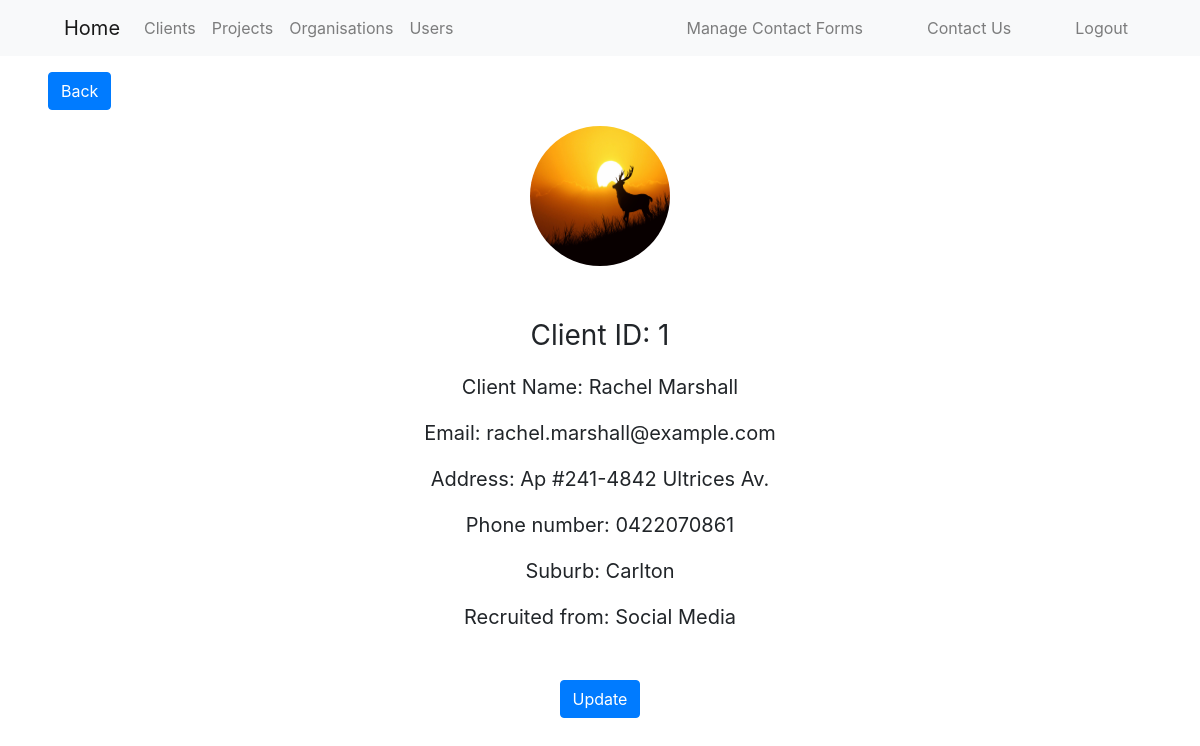
The page /client_pages/view_profile.php?client_id=1 (signed in) on the database its author committed.
### tables this page shows
CREATE TABLE CLIENTS (
    client_id INT PRIMARY KEY AUTO_INCREMENT,
    client_photo_path TEXT NOT NULL,
    first_name VARCHAR(50) NOT NULL,
    surname VARCHAR(50) NOT NULL,
    email VARCHAR(100) UNIQUE NOT NULL,
    address VARCHAR(255),
    phone_number VARCHAR(20),
    suburb VARCHAR(50),
    recruited_from_channel VARCHAR(100)
);

### client_pages/view_profile.php (the view, shortened to what this page needs)
<?php
require_once("../authentication.php");
$queryClients = "SELECT * FROM `clients` WHERE `client_id` = :client_id";
$stmt = $dbh->prepare($queryClients);
$stmt->execute([
    'client_id' => $_GET["client_id"]
]);
?>
<!doctype html>
<html lang="en">
<head>
    <link href="https://cdn.jsdelivr.net/npm/bootstrap@5.3.1/dist/css/bootstrap.min.css" rel="stylesheet">
    <link rel="stylesheet" href="https://maxcdn.bootstrapcdn.com/bootstrap/4.5.2/css/bootstrap.min.css">
</head>
<body>
<div class="mt-3 mb-3 ms-5">
    <a class="btn btn-primary" href="index.php" role="button">Back</a>
</div>
<?php while ($row = $stmt->fetchObject()): ?>
<div class="container text-center mb-5">
    <?php
    $absoluteFilePath = APP_FOLDER_PATH . '/client_profiles/' . $row->client_photo_path;
    $fileUrl = APP_URL_PATH . '/client_profiles/' . $row->client_photo_path;
    if (file_exists($absoluteFilePath)) {
        echo '<img src="' . $fileUrl . '" alt="' . $row->first_name . ' ' . $row->surname . '" class="img-fluid rounded-circle" style="width: 140px; height: 140px;">';
    } else {
        echo '<div class="avatar-placeholder rounded-circle">No Photo</div>';
    }
    ?>
</div>
<div class="text-center mt-5">
    <div class="fs-3">
        <p>Client ID: <?= $row->client_id?></p>
    </div>
    <div class="fs-5">
        <p>Client Name: <?= $row->first_name.' '.$row->surname?></p>
        <p>Email: <?= $row->email?></p>
        <p>Address: <?= $row->address?></p>
        <p>Phone number: <?= $row->phone_number?></p>
        <p>Suburb: <?= $row->suburb?></p>
        <p>Recruited from: <?= $row->recruited_from_channel?></p>
    </div>
    <div class="mt-5 mb-5">
        <a class="btn btn-primary" href="update.php?client_id=<?= $row->client_id ?>" class="update-client">Update</a>
    </div>
</div>
<?php endwhile; ?>
</body>
</html>

### rows shown on the page
clients: client_photo_path (picture), client_id "1", first_name "Rachel", surname "Marshall", email "rachel.marshall@example.com", address "Ap #241-4842 Ultrices Av.", phone_number "0422070861", suburb "Carlton", recruited_from_channel "Social Media"
